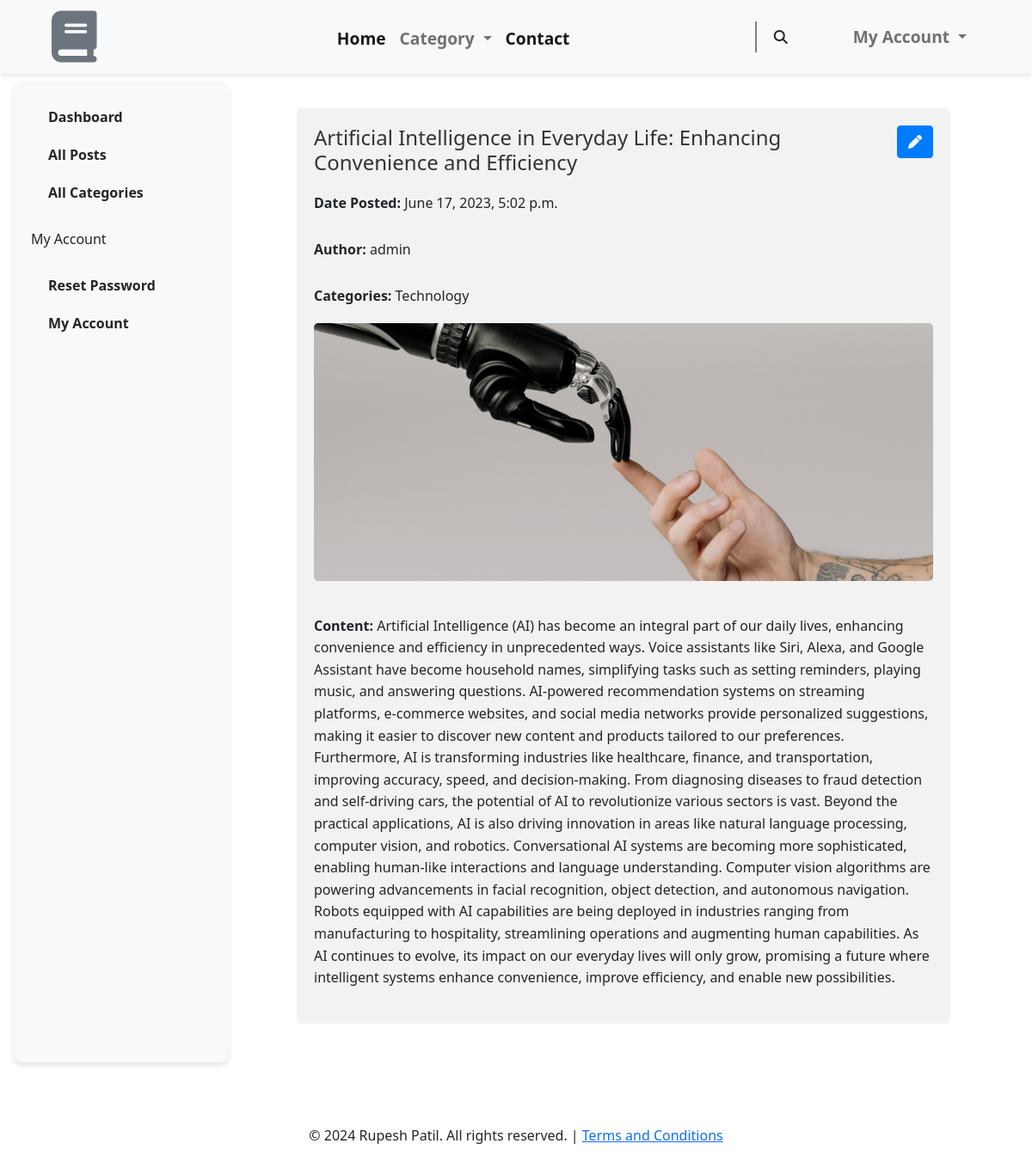
The page /post/artificial-intelligence-in-everyday-life-enhancing-convenience-and-efficiency/ (signed in) on the database its author committed.
### BlogApp/models.py (models this page shows, shortened)
class Post(models.Model):
  title = models.CharField(max_length=200)
  content = models.TextField()
  date_posted = models.DateTimeField(default=timezone.now)
  author =  models.ForeignKey(User, on_delete=models.SET_NULL, null=True)
  categories = models.ManyToManyField(Category)
  featured_image = models.ImageField(upload_to='post_images', null=True, blank=True)
  slug = models.SlugField(unique=True)
  view_count = models.PositiveIntegerField(default=0)

class Category(models.Model):
  name = models.CharField(max_length=100)
  slug = models.SlugField(unique=True)

### BlogApp/views.py (the view)
# urls.py: path('post/<slug:slug>/', PostDetailView.as_view(), name='post-detail'),
@method_decorator(login_required, name='dispatch')
class PostDetailView(DetailView):
    model = Post
    template_name = 'registration/profile.html'
    slug_field = 'slug'
    slug_url_kwarg = 'slug'
    context_object_name = 'post'

### BlogApp/templatetags/category_tags.py (called while the page is built)
@register.simple_tag
def get_all_categories():
  return Category.objects.all()

### templates/registration/profile.html (shortened to what this page needs)
{% extends 'index.html' %}
{% block content %}
<div class="sidebar my-2 mx-lg-3 mx-0">
  <ul class="nav flex-column">
    <li class="nav-item">
      <a class="nav-link" href="/accounts/profile/">Dashboard</a>
    </li>
    {% if user.is_superuser %}
    <li class="nav-item">
      <a class="nav-link" href="/posts/">All Posts</a>
    </li>
    <li class="nav-item">
      <a class="nav-link" href="/categories/">All Categories</a>
    </li>
  {% endif %}
    <li class="nav-item">
      <a class="nav-link" href="#"></a>
    </li>
    <li class="nav-item header">
      <span class="py-5">My Account </span>
    </li>
    <li class="nav-item">
      <a class="nav-link" href="#"></a>
    </li>
    <li class="nav-item">
      <a class="nav-link" href="{% url 'password_change' %}">Reset Password </a>
    </li>
    <li class="nav-item">
      <a class="nav-link" href="{% url 'myaccount' %}">My Account </a>
    </li>
  </ul>
</div>
<div class="content">
  {% if post  %}
  {% include 'posts/post_detail.html' %}
  {% endif %}
{% endblock content %}

### templates/posts/post_detail.html (shortened to what this page needs)
{% block content %}
    <div class="container">
        <div class="post-details">
            <div class="d-flex justify-content-between">
            <h2 class="mr-3">{{ post.title }}</h2>
            <div>
            <a href="{% url 'post-update' post.slug %}" class="btn btn-primary"><i class="fas fa-pen"></i></a>
            </div>
            </div>
            <p><strong>Date Posted:</strong> {{ post.date_posted }}</p>
            <p><strong>Author:</strong> {{ post.author }}</p>
            <p><strong>Categories:</strong>
                {% for category in post.categories.all %}
                    {{ category.name }}{% if not forloop.last %}, {% endif %}
                {% empty %}
                    No categories
                {% endfor %}
            </p>
            {% if post.featured_image %}
                <img src="{{ post.featured_image.url }}" alt="Featured Image" class="featured-image">
            {% else %}
                <p>No image available</p>
            {% endif %}
            <div class="post-content">
                <p><strong>Content:</strong>  {{ post.content }}
            </div>
        </div>
    </div>
{% endblock %}

### static/style.css (style rules this page uses)
body { margin: 0 auto; box-sizing: border-box; }
.btn-primary { font-size: 16px; }
.btn-primary { background-color: #007bff; border-color: #007bff; }

### templates/registration/profile.html (style rules this page uses)
.sidebar { width: 250px; background-color: #f8f9fa; padding: 20px; position: fixed; height: 80%; overflow-y: auto; }
.sidebar .nav-link { color: #212529; font-weight: bold; padding: 10px 20px; display: block; text-decoration: none; transition: background-color 0.3s ease; }
.content { margin-left: 250px; padding: 20px; }
.sidebar { box-shadow: 0 4px 6px rgba(0, 0, 0, 0.1); border-radius: 10px; }
.sidebar .nav-link { border-radius: 5px; }
.content { background-color: #fff; border-radius: 10px; }

### templates/posts/post_detail.html (style rules this page uses)
.container { max-width: 800px; margin: 0 auto; padding: 20px; }
.post-details { background-color: #f2f2f2; padding: 20px; border-radius: 5px; }
.post-details h2 { color: #333; font-size: 24px; margin-bottom: 10px; }
.post-details p { margin-bottom: 10px; }
.post-details strong { font-weight: bold; }
.featured-image { width: 100%; max-height: 300px; object-fit: cover; border-radius: 5px; margin-bottom: 10px; }
.post-content { margin-top: 20px; line-height: 1.6; }
p { padding:10px 0px !important; }

### rows shown on the page
Post: title "Artificial Intelligence in Everyday Life: Enhancing Convenience and Efficiency", date_posted "June 17, 2023, 5:02 p.m.", author "admin", featured_image (picture), content "Artificial Intelligence (AI) has become an integral part of our daily lives, enhancing convenience and efficiency in unprecedented ways. Voice assistants like Siri, Alexa, and Google Assistant have become household names, simplifying tasks such as setting reminders, playing music, and answering questions. AI-powered recommendation systems on streaming platforms, e-commerce websites, and social media networks provide personalized suggestions, making it easier to discover new content and products tailored to our preferences. Furthermore, AI is transforming industries like healthcare, finance, and transportation, improving accuracy, speed, and decision-making. From diagnosing diseases to fraud…"
Category: name "Technology"
